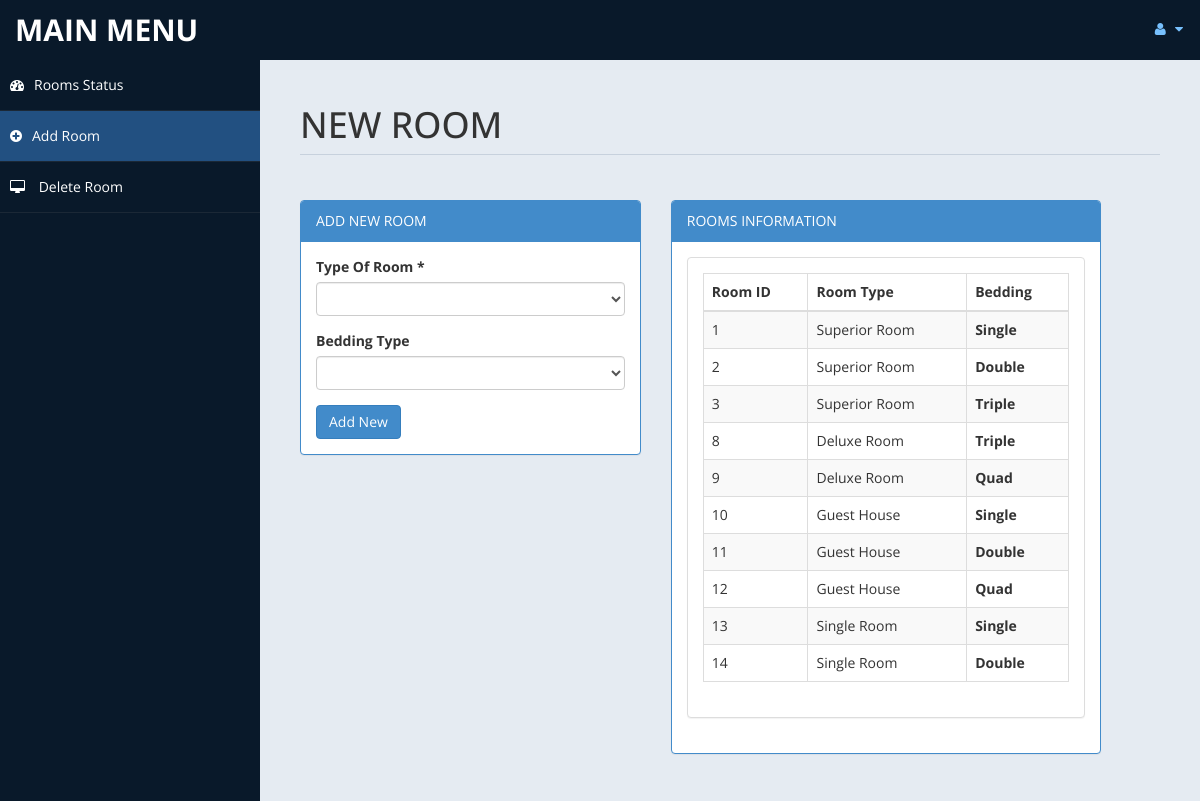
The app's page /admin/room.php (signed in) with its own data.
### tables this page shows
CREATE TABLE `room` (
  `id` int(10) UNSIGNED NOT NULL,
  `type` varchar(15) DEFAULT NULL,
  `bedding` varchar(10) DEFAULT NULL,
  `place` varchar(10) DEFAULT NULL,
  `cusid` int(11) DEFAULT NULL
);

### admin/room.php (the view, shortened to what this page needs)
<!DOCTYPE html>
<html xmlns="http://www.w3.org/1999/xhtml">
<head>
    <link href="assets/css/bootstrap.css" rel="stylesheet" />
    <link href="assets/css/font-awesome.css" rel="stylesheet" />
    <link href="assets/css/custom-styles.css" rel="stylesheet" />
</head>
<body>
    <div id="wrapper">
        <nav class="navbar navbar-default top-navbar" role="navigation">
            <div class="navbar-header">
                <a class="navbar-brand" href="home.php">MAIN MENU </a>
            </div>
            <ul class="nav navbar-top-links navbar-right">
                <li class="dropdown">
                    <a class="dropdown-toggle" data-toggle="dropdown" href="#" aria-expanded="false">
                        <i class="fa fa-user fa-fw"></i> <i class="fa fa-caret-down"></i>
                    </a>
                </li>
            </ul>
        </nav>
        <nav class="navbar-default navbar-side" role="navigation">
            <div class="sidebar-collapse">
                <ul class="nav" id="main-menu">
                    <li>
                        <a  href="settings.php"><i class="fa fa-dashboard"></i>Rooms Status</a>
                    </li>
					<li>
                        <a  class="active-menu" href="room.php"><i class="fa fa-plus-circle"></i>Add Room</a>
                    </li>
                    <li>
                        <a  href="roomdel.php"><i class="fa fa-desktop"></i> Delete Room</a>
                    </li>
            </div>
        </nav>
        <div id="page-wrapper" >
            <div id="page-inner">
			 <div class="row">
                    <div class="col-md-12">
                        <h1 class="page-header">
                           NEW ROOM <small></small>
                        </h1>
                    </div>
                </div>
            <div class="row">
                <div class="col-md-5 col-sm-5">
                    <div class="panel panel-primary">
                        <div class="panel-heading">
                            ADD NEW ROOM
                        </div>
                        <div class="panel-body">
						<form name="form" method="post">
                            <div class="form-group">
                                            <label>Type Of Room *</label>
                                            <select name="troom"  class="form-control" required>
												<option value selected ></option>
                                                <option value="Superior Room">SUPERIOR ROOM</option>
                                            </select>
                              </div>
								<div class="form-group">
                                            <label>Bedding Type</label>
                                            <select name="bed" class="form-control" required>
												<option value selected ></option>
                                                <option value="Single">Single</option>
                                            </select>
                               </div>
							 <input type="submit" name="add" value="Add New" class="btn btn-primary">
							</form>
							<?php
							 include('db.php');
							?>
                        </div>
                    </div>
                </div>
            <div class="row">
                <div class="col-md-6 col-sm-6">
                    <div class="panel panel-primary">
                        <div class="panel-heading">
                            ROOMS INFORMATION
                        </div>
                        <div class="panel-body">
                    <div class="panel panel-default">
                        <?php
						$sql = "select * from room limit 0,10";
						$re = mysqli_query($con,$sql)
						?>
                        <div class="panel-body">
                            <div class="table-responsive">
                                <table class="table table-striped table-bordered table-hover" id="dataTables-example">
                                    <thead>
                                        <tr>
                                            <th>Room ID</th>
                                            <th>Room Type</th>
											<th>Bedding</th>
                                        </tr>
                                    </thead>
                                    <tbody>
									<?php
										while($row= mysqli_fetch_array($re))
										{
												$id = $row['id'];
											if($id % 2 == 0)
											{
												echo "<tr class=odd gradeX>
													<td>".$row['id']."</td>
													<td>".$row['type']."</td>
												   <th>".$row['bedding']."</th>
												</tr>";
											}
											else
											{
												echo"<tr class=even gradeC>
													<td>".$row['id']."</td>
													<td>".$row['type']."</td>
												   <th>".$row['bedding']."</th>
												</tr>";
											}
										}
									?>
                                    </tbody>
                                </table>
                            </div>
                        </div>
                    </div>
                       </div>
                    </div>
                </div>
            </div>
					</div>
            </div>
        </div>
</body>
</html>

### admin/assets/css/custom-styles.css (style rules this page uses)
body { font-family: 'Open Sans', sans-serif; }
#wrapper { width: 100%; background:#09192A; }
#page-wrapper { padding: 15px 15px; min-height: 600px; background:#E5EBF2; }
#page-inner { width:100%; margin:10px 20px 10px 0px; background-color:transparent; padding:10px; min-height:1200px; }
h1, .h1, h2, .h2, h3, .h3 { margin-top: 7px; margin-bottom: -5px; }
.page-header { padding-bottom: 9px; margin: 10px 0 45px; border-bottom: 1px solid #C7D1DD; }
.top-navbar { margin:0px; }
.top-navbar .navbar-brand { color: #fff; width: 260px; text-align: left; height: 60px; font-size: 30px; font-weight: 700; text-transform: uppercase; line-height: 30px; }
.top-navbar .nav > li { position: relative; display: inline-block; }
.top-navbar .nav > li > a { position: relative; display: block; padding: 19px 15px; color: #77C0FD; }
.active-menu { background-color:#225081!important; }
.sidebar-collapse , .sidebar-collapse .nav { background:none; }
.sidebar-collapse .nav { padding:0; }
.sidebar-collapse .nav > li > a { color:#fff; background:transparent; text-shadow:none; }
.sidebar-collapse > .nav > li > a { padding:15px 10px; }
.sidebar-collapse > .nav > li { border-bottom: 1px solid rgba(107, 108, 109, 0.19); }
.navbar-side { border:none; background-color: transparent; }
.top-navbar { background:#09192A; border-bottom:none; }
.top-navbar .nav > li > a > i { margin-right: 2px; }
.navbar-default { border:0px solid black; }
.navbar-header { background: #09192A; }
.nav > li > a > i { margin-right:10px; }
@media (min-width:768px) { #page-wrapper { margin: 0 0 0 260px; padding: 15px 30px; min-height: 1200px; } }
@media (min-width:768px) { .navbar-side { z-index: 1; position: absolute; width: 260px; } }
@media (min-width:768px) { .navbar { border-radius: 0px; } }

### records on screen
room: id "1", type "Superior Room", bedding "Single"
room: id "2", type "Superior Room", bedding "Double"
room: id "3", type "Superior Room", bedding "Triple"
room: id "8", type "Deluxe Room", bedding "Triple"
room: id "9", type "Deluxe Room", bedding "Quad"
room: id "10", type "Guest House", bedding "Single"
room: id "11", type "Guest House", bedding "Double"
room: id "12", type "Guest House", bedding "Quad"
room: id "13", type "Single Room", bedding "Single"
room: id "14", type "Single Room", bedding "Double"
